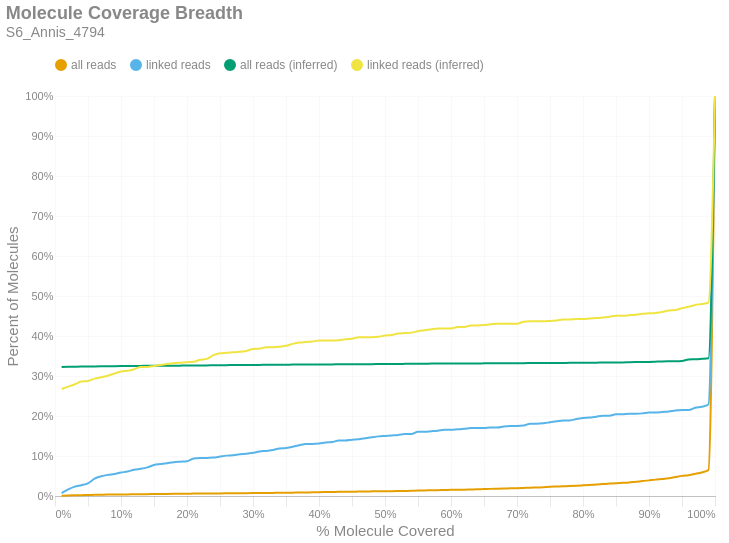

Notebook source saved alongside this figure:
### Markdown cell above
### Molecule Read Coverage
This chart shows molecule coverage breadth as computed by the number of bases aligned to that molecule. In other words, "*how much of each unique long molecule is actually sequenced/aligned?*" Keep in mind there is a distinction between sequences and alignments, since some sequences belonging to a particular molecule may not align well and wouldn't appear in the alignment data. This chart also shows molecule coverage breadth as computed by the *inferred fragment* from which the aligned sequences originate. Unlike read coverage, this calculation takes into account the total insert size, including unsequenced gaps between the forward and reverse reads. Like the previous figures, these are cumulative percents.

### Code cell
if SKIPLR:
    print_html(f"Skipped")
else:
    binned_df = consolidated_hist(valids['coverage_bp'], mask, 0.01, True)
    binned_df_inf = consolidated_hist(valids['coverage_inserts'], mask, 0.01, True)
    binned_df = binned_df.with_columns(pl.lit(binned_df_inf['all reads (cumsum)']).alias('all reads (inferred)'))
    binned_df = binned_df.with_columns(pl.lit(binned_df_inf['linked reads (cumsum)']).alias('linked reads (inferred)'))
    binned_df = binned_df.with_columns(
        (pl.col('bin').cast(pl.Float64) + 0.01).alias('right_edge')
    )

    with SafeRender(binned_df):
        (
            density_plot(binned_df, 'Molecule Coverage Breadth', samplename, 'molcov', ['all reads (inferred)','linked reads (inferred)'])
            .encode(
                #x=alt.X('bin:Q', title="% Molecule Covered").axis(format = '%').scale(padding=0),
                x=alt.X('right_edge:Q', title="% Molecule Covered").axis(format='%').scale(padding=0),
                y=alt.Y('value:Q', title='Percent of Molecules')
                    .axis(format='%')
                    .stack(False)
                    .scale(domainMin=0, padding=0),
                color=alt.Color("key:N").scale(domain = ["all reads", "linked reads", "all reads (inferred)", "linked reads (inferred)"]),
                tooltip = [
                    alt.Tooltip("key:N", title = "Data Type"),
                    alt.Tooltip("range_label:N", title="% Molecule Covered"),
                    alt.Tooltip("value:Q", format = ".2%", title="% Molecules")
                ]
            )
        ).display()

### Figure 1 — Vega-Lite specification as saved in the notebook (floating-point values rounded to 4 significant figures)
{"width": "container", "height": 400, "config": {"title": {"anchor": "start", "dy": -15, "fontSize": 18, "color": "#888888", "subtitleColor": "#888888", "subtitleFontSize": 14}, "arc": {"fill": "#0072B2"}, "axis": {"domainColor": "#888888", "domainWidth": 0.5, "gridWidth": 0.2, "grid": false, "titleFontWeight": 400, "titleFontSize": 15, "labelFontSize": 11, "labelColor": "#888888", "tickColor": "#888888", "tickWidth": 0.2, "titleColor": "#888888"}, "axisBand": {"grid": false}, "axisX": {"grid": true, "tickSize": 10, "domainCap": "round"}, "axisY": {"domain": false, "grid": true, "tickSize": 0, "domainCap": "round"}, "background": "transparent", "header": {"labelFontSize": 15, "labelColor": "#888888", "titleFontSize": 15, "titleFontWeight": 600, "titleColor": "#888888"}, "legend": {"labelFont": "sans-serif", "labelFontSize": 12, "labelColor": "#888888", "symbolSize": 100, "symbolType": "circle", "titleFontSize": 12, "titlePadding": 10, "titleColor": "#888888", "title": null, "orient": "top"}, "range": {"category": ["#E69F00", "#56B4E9", "#009E73", "#F0E442", "#0072B2", "#D55E00", "#CC79A7", "#000000"], "diverging": ["#cfe8f3", "#a2d4ec", "#73bfe2", "#46abdb", "#1696d2", "#12719e"]}, "area": {"fill": "#0072B2", "fillOpacity": 0.7, "line": true, "strokeOpacity": 0.7}, "line": {"color": "#0072B2", "stroke": "#0072B2", "strokeWidth": 2}, "trail": {"color": "#0072B2", "stroke": "#0072B2", "strokeWidth": 0, "size": 1}, "point": {"filled": true, "fillOpacity": 1.0, "size": 95}, "text": {"color": "#888888", "fontSize": 11, "align": "right", "fontWeight": 400, "size": 11}, "bar": {"fill": "#0072B2", "stroke": null}, "view": {"stroke": null, "continuousWidth": 660, "continuousHeight": 400}}, "data": {"name": "data-b93679744a948ad77817d5c40d833eaa"}, "mark": {"type": "line", "interpolate": "monotone", "point": {"opacity": 0, "size": 275}}, "encoding": {"color": {"field": "key", "scale": {"domain": ["all reads", "linked reads", "all reads (inferred)", "linked reads (inferred)"]}, "type": "nominal"}, "tooltip": [{"field": "key", "title": "Data Type", "type": "nominal"}, {"field": "range_label", "title": "% Molecule Covered", "type": "nominal"}, {"field": "value", "format": ".2%", "title": "% Molecules", "type": "quantitative"}], "x": {"axis": {"format": "%"}, "field": "right_edge", "scale": {"padding": 0}, "title": "% Molecule Covered", "type": "quantitative"}, "y": {"axis": {"format": "%"}, "field": "value", "scale": {"domainMin": 0, "padding": 0}, "stack": false, "title": "Percent of Molecules", "type": "quantitative"}}, "params": [{"name": "param_c36ac31b6afebe62", "select": {"type": "point", "fields": ["key"]}, "bind": "legend"}], "title": {"text": "Molecule Coverage Breadth", "subtitle": "S6_Annis_4794"}, "transform": [{"fold": ["all reads (cumsum)", "linked reads (cumsum)", "all reads (inferred)", "linked reads (inferred)"]}, {"calculate": "replace(datum.key, ' (cumsum)', '')", "as": "key"}, {"filter": {"param": "param_c36ac31b6afebe62"}}], "usermeta": {"embedOptions": {"downloadFileName": "S6_Annis_4794.molcov"}}, "$schema": "https://vega.github.io/schema/vega-lite/v6.1.0.json", "datasets": {"data-b93679744a948ad77817d5c40d833eaa": [{"bin": "0.0", "interval": "0.0-0.01", "all reads": 0.0006889, "linked reads": 0.007042, "all reads (cumsum)": 0.0006889, "linked reads (cumsum)": 0.007042, "range_label": "0.0-0.01", "all reads (inferred)": 0.3226, "linked reads (inferred)": 0.2676, "right_edge": 0.01}, {"bin": "0.01", "interval": "0.01-0.02", "all reads": 0.0006397, "linked reads": 0.00939, "all reads (cumsum)": 0.001329, "linked reads (cumsum)": 0.01643, "range_label": "0.01-0.02", "all reads (inferred)": 0.3229, "linked reads (inferred)": 0.2735, "right_edge": 0.02}, {"bin": "0.02", "interval": "0.02-0.03", "all reads": 0.0004428, "linked reads": 0.007042, "all reads (cumsum)": 0.001771, "linked reads (cumsum)": 0.02347, "range_label": "0.02-0.03", "all reads (inferred)": 0.3233, "linked reads (inferred)": 0.2793, "right_edge": 0.03}, {"bin": "0.03", "interval": "0.03-0.04", "all reads": 0.0003936, "linked reads": 0.003521, "all reads (cumsum)": 0.002165, "linked reads (cumsum)": 0.027, "range_label": "0.03-0.04", "all reads (inferred)": 0.3237, "linked reads (inferred)": 0.2864, "right_edge": 0.04}, {"bin": "0.04", "interval": "0.04-0.05", "all reads": 0.000246, "linked reads": 0.004695, "all reads (cumsum)": 0.002411, "linked reads (cumsum)": 0.03169, "range_label": "0.04-0.05", "all reads (inferred)": 0.3238, "linked reads (inferred)": 0.2876, "right_edge": 0.05}, {"bin": "0.05", "interval": "0.05-0.06", "all reads": 0.0005413, "linked reads": 0.01174, "all reads (cumsum)": 0.002952, "linked reads (cumsum)": 0.04343, "range_label": "0.05-0.06", "all reads (inferred)": 0.324, "linked reads (inferred)": 0.2934, "right_edge": 0.06}, {"bin": "0.06", "interval": "0.06-0.07", "all reads": 0.0003444, "linked reads": 0.005869, "all reads (cumsum)": 0.003297, "linked reads (cumsum)": 0.0493, "range_label": "0.06-0.07", "all reads (inferred)": 0.3242, "linked reads (inferred)": 0.2969, "right_edge": 0.07}, {"bin": "0.07", "interval": "0.07-0.08", "all reads": 0.0002952, "linked reads": 0.003521, "all reads (cumsum)": 0.003592, "linked reads (cumsum)": 0.05282, "range_label": "0.07-0.08", "all reads (inferred)": 0.3244, "linked reads (inferred)": 0.3005, "right_edge": 0.08}, {"bin": "0.08", "interval": "0.08-0.09", "all reads": 9.841e-05, "linked reads": 0.002347, "all reads (cumsum)": 0.00369, "linked reads (cumsum)": 0.05516, "range_label": "0.08-0.09", "all reads (inferred)": 0.3246, "linked reads (inferred)": 0.3063, "right_edge": 0.09}, {"bin": "0.09", "interval": "0.09-0.1", "all reads": 0.0001968, "linked reads": 0.003521, "all reads (cumsum)": 0.003887, "linked reads (cumsum)": 0.05869, "range_label": "0.09-0.1", "all reads (inferred)": 0.3248, "linked reads (inferred)": 0.311, "right_edge": 0.1}, {"bin": "0.1", "interval": "0.1-0.11", "all reads": 9.841e-05, "linked reads": 0.002347, "all reads (cumsum)": 0.003986, "linked reads (cumsum)": 0.06103, "range_label": "0.1-0.11", "all reads (inferred)": 0.3249, "linked reads (inferred)": 0.3134, "right_edge": 0.11}, {"bin": "0.11", "interval": "0.11-0.12", "all reads": 0.0003444, "linked reads": 0.004695, "all reads (cumsum)": 0.00433, "linked reads (cumsum)": 0.06573, "range_label": "0.11-0.12", "all reads (inferred)": 0.3251, "linked reads (inferred)": 0.3169, "right_edge": 0.12}, {"bin": "0.12", "interval": "0.12-0.13", "all reads": 0.0001476, "linked reads": 0.002347, "all reads (cumsum)": 0.004478, "linked reads (cumsum)": 0.06808, "range_label": "0.12-0.13", "all reads (inferred)": 0.3253, "linked reads (inferred)": 0.3228, "right_edge": 0.13}, {"bin": "0.13", "interval": "0.13-0.14", "all reads": 0.0001968, "linked reads": 0.003521, "all reads (cumsum)": 0.004675, "linked reads (cumsum)": 0.0716, "range_label": "0.13-0.14", "all reads (inferred)": 0.3253, "linked reads (inferred)": 0.3228, "right_edge": 0.14}, {"bin": "0.14", "interval": "0.14-0.15", "all reads": 0.0002952, "linked reads": 0.005869, "all reads (cumsum)": 0.00497, "linked reads (cumsum)": 0.07746, "range_label": "0.14-0.15", "all reads (inferred)": 0.3255, "linked reads (inferred)": 0.3251, "right_edge": 0.15}, {"bin": "0.15", "interval": "0.15-0.16", "all reads": 9.841e-05, "linked reads": 0.002347, "all reads (cumsum)": 0.005068, "linked reads (cumsum)": 0.07981, "range_label": "0.15-0.16", "all reads (inferred)": 0.3257, "linked reads (inferred)": 0.3275, "right_edge": 0.16}, {"bin": "0.16", "interval": "0.16-0.17", "all reads": 0.0001476, "linked reads": 0.002347, "all reads (cumsum)": 0.005216, "linked reads (cumsum)": 0.08216, "range_label": "0.16-0.17", "all reads (inferred)": 0.3258, "linked reads (inferred)": 0.3298, "right_edge": 0.17}, {"bin": "0.17", "interval": "0.17-0.18", "all reads": 9.841e-05, "linked reads": 0.002347, "all reads (cumsum)": 0.005314, "linked reads (cumsum)": 0.08451, "range_label": "0.17-0.18", "all reads (inferred)": 0.3259, "linked reads (inferred)": 0.3322, "right_edge": 0.18}, {"bin": "0.18", "interval": "0.18-0.19", "all reads": 9.841e-05, "linked reads": 0.001174, "all reads (cumsum)": 0.005413, "linked reads (cumsum)": 0.08568, "range_label": "0.18-0.19", "all reads (inferred)": 0.3259, "linked reads (inferred)": 0.3333, "right_edge": 0.19}, {"bin": "0.19", "interval": "0.19-0.2", "all reads": 0.0001476, "linked reads": 0.001174, "all reads (cumsum)": 0.00556, "linked reads (cumsum)": 0.08685, "range_label": "0.19-0.2", "all reads (inferred)": 0.326, "linked reads (inferred)": 0.3345, "right_edge": 0.2}, {"bin": "0.2", "interval": "0.2-0.21", "all reads": 0.0003936, "linked reads": 0.007042, "all reads (cumsum)": 0.005954, "linked reads (cumsum)": 0.0939, "range_label": "0.2-0.21", "all reads (inferred)": 0.3261, "linked reads (inferred)": 0.3357, "right_edge": 0.21}, {"bin": "0.21", "interval": "0.21-0.22", "all reads": 9.841e-05, "linked reads": 0.001174, "all reads (cumsum)": 0.006052, "linked reads (cumsum)": 0.09507, "range_label": "0.21-0.22", "all reads (inferred)": 0.3263, "linked reads (inferred)": 0.3404, "right_edge": 0.22}, {"bin": "0.22", "interval": "0.22-0.23", "all reads": 0.0001476, "linked reads": 0.0, "all reads (cumsum)": 0.0062, "linked reads (cumsum)": 0.09507, "range_label": "0.22-0.23", "all reads (inferred)": 0.3264, "linked reads (inferred)": 0.3427, "right_edge": 0.23}, {"bin": "0.23", "interval": "0.23-0.24", "all reads": 0.0001476, "linked reads": 0.001174, "all reads (cumsum)": 0.006347, "linked reads (cumsum)": 0.09624, "range_label": "0.23-0.24", "all reads (inferred)": 0.3269, "linked reads (inferred)": 0.3521, "right_edge": 0.24}, {"bin": "0.24", "interval": "0.24-0.25", "all reads": 9.841e-05, "linked reads": 0.002347, "all reads (cumsum)": 0.006446, "linked reads (cumsum)": 0.09859, "range_label": "0.24-0.25", "all reads (inferred)": 0.3271, "linked reads (inferred)": 0.3568, "right_edge": 0.25}, {"bin": "0.25", "interval": "0.25-0.26", "all reads": 0.0001968, "linked reads": 0.002347, "all reads (cumsum)": 0.006643, "linked reads (cumsum)": 0.1009, "range_label": "0.25-0.26", "all reads (inferred)": 0.3272, "linked reads (inferred)": 0.358, "right_edge": 0.26}, {"bin": "0.26", "interval": "0.26-0.27", "all reads": 0.000246, "linked reads": 0.001174, "all reads (cumsum)": 0.006889, "linked reads (cumsum)": 0.1021, "range_label": "0.26-0.27", "all reads (inferred)": 0.3272, "linked reads (inferred)": 0.3592, "right_edge": 0.27}, {"bin": "0.27", "interval": "0.27-0.28", "all reads": 9.841e-05, "linked reads": 0.002347, "all reads (cumsum)": 0.006987, "linked reads (cumsum)": 0.1045, "range_label": "0.27-0.28", "all reads (inferred)": 0.3273, "linked reads (inferred)": 0.3603, "right_edge": 0.28}, {"bin": "0.28", "interval": "0.28-0.29", "all reads": 9.841e-05, "linked reads": 0.001174, "all reads (cumsum)": 0.007086, "linked reads (cumsum)": 0.1056, "range_label": "0.28-0.29", "all reads (inferred)": 0.3275, "linked reads (inferred)": 0.3627, "right_edge": 0.29}, {"bin": "0.29", "interval": "0.29-0.3", "all reads": 0.0001476, "linked reads": 0.002347, "all reads (cumsum)": 0.007233, "linked reads (cumsum)": 0.108, "range_label": "0.29-0.3", "all reads (inferred)": 0.3277, "linked reads (inferred)": 0.3674, "right_edge": 0.3}, {"bin": "0.3", "interval": "0.3-0.31", "all reads": 0.0001968, "linked reads": 0.003521, "all reads (cumsum)": 0.00743, "linked reads (cumsum)": 0.1115, "range_label": "0.3-0.31", "all reads (inferred)": 0.3278, "linked reads (inferred)": 0.3685, "right_edge": 0.31}, {"bin": "0.31", "interval": "0.31-0.32", "all reads": 0.0001968, "linked reads": 0.001174, "all reads (cumsum)": 0.007627, "linked reads (cumsum)": 0.1127, "range_label": "0.31-0.32", "all reads (inferred)": 0.3281, "linked reads (inferred)": 0.3721, "right_edge": 0.32}, {"bin": "0.32", "interval": "0.32-0.33", "all reads": 0.0001476, "linked reads": 0.002347, "all reads (cumsum)": 0.007774, "linked reads (cumsum)": 0.115, "range_label": "0.32-0.33", "all reads (inferred)": 0.3282, "linked reads (inferred)": 0.3721, "right_edge": 0.33}, {"bin": "0.33", "interval": "0.33-0.34", "all reads": 0.0001476, "linked reads": 0.003521, "all reads (cumsum)": 0.007922, "linked reads (cumsum)": 0.1185, "range_label": "0.33-0.34", "all reads (inferred)": 0.3282, "linked reads (inferred)": 0.3732, "right_edge": 0.34}, {"bin": "0.34", "interval": "0.34-0.35", "all reads": 0.0001968, "linked reads": 0.001174, "all reads (cumsum)": 0.008119, "linked reads (cumsum)": 0.1197, "range_label": "0.34-0.35", "all reads (inferred)": 0.3283, "linked reads (inferred)": 0.3756, "right_edge": 0.35}, {"bin": "0.35", "interval": "0.35-0.36", "all reads": 0.000246, "linked reads": 0.003521, "all reads (cumsum)": 0.008365, "linked reads (cumsum)": 0.1232, "range_label": "0.35-0.36", "all reads (inferred)": 0.3285, "linked reads (inferred)": 0.3803, "right_edge": 0.36}, {"bin": "0.36", "interval": "0.36-0.37", "all reads": 0.0003936, "linked reads": 0.003521, "all reads (cumsum)": 0.008759, "linked reads (cumsum)": 0.1268, "range_label": "0.36-0.37", "all reads (inferred)": 0.3286, "linked reads (inferred)": 0.3838, "right_edge": 0.37}, {"bin": "0.37", "interval": "0.37-0.38", "all reads": 0.000246, "linked reads": 0.003521, "all reads (cumsum)": 0.009005, "linked reads (cumsum)": 0.1303, "range_label": "0.37-0.38", "all reads (inferred)": 0.3287, "linked reads (inferred)": 0.385, "right_edge": 0.38}, {"bin": "0.38", "interval": "0.38-0.39", "all reads": 9.841e-05, "linked reads": 0.0, "all reads (cumsum)": 0.009103, "linked reads (cumsum)": 0.1303, "range_label": "0.38-0.39", "all reads (inferred)": 0.3288, "linked reads (inferred)": 0.3862, "right_edge": 0.39}, {"bin": "0.39", "interval": "0.39-0.4", "all reads": 0.0004921, "linked reads": 0.001174, "all reads (cumsum)": 0.009595, "linked reads (cumsum)": 0.1315, "range_label": "0.39-0.4", "all reads (inferred)": 0.3289, "linked reads (inferred)": 0.3885, "right_edge": 0.4}, {"bin": "0.4", "interval": "0.4-0.41", "all reads": 0.000246, "linked reads": 0.002347, "all reads (cumsum)": 0.009841, "linked reads (cumsum)": 0.1338, "range_label": "0.4-0.41", "all reads (inferred)": 0.3289, "linked reads (inferred)": 0.3885, "right_edge": 0.41}, {"bin": "0.41", "interval": "0.41-0.42", "all reads": 0.0001968, "linked reads": 0.001174, "all reads (cumsum)": 0.01004, "linked reads (cumsum)": 0.135, "range_label": "0.41-0.42", "all reads (inferred)": 0.329, "linked reads (inferred)": 0.3885, "right_edge": 0.42}, {"bin": "0.42", "interval": "0.42-0.43", "all reads": 0.0002952, "linked reads": 0.003521, "all reads (cumsum)": 0.01033, "linked reads (cumsum)": 0.1385, "range_label": "0.42-0.43", "all reads (inferred)": 0.3291, "linked reads (inferred)": 0.3897, "right_edge": 0.43}, {"bin": "0.43", "interval": "0.43-0.44", "all reads": 0.0, "linked reads": 0.0, "all reads (cumsum)": 0.01033, "linked reads (cumsum)": 0.1385, "range_label": "0.43-0.44", "all reads (inferred)": 0.3293, "linked reads (inferred)": 0.392, "right_edge": 0.44}, {"bin": "0.44", "interval": "0.44-0.45", "all reads": 0.0003936, "linked reads": 0.002347, "all reads (cumsum)": 0.01073, "linked reads (cumsum)": 0.1408, "range_label": "0.44-0.45", "all reads (inferred)": 0.3294, "linked reads (inferred)": 0.3932, "right_edge": 0.45}, {"bin": "0.45", "interval": "0.45-0.46", "all reads": 0.000246, "linked reads": 0.001174, "all reads (cumsum)": 0.01097, "linked reads (cumsum)": 0.142, "range_label": "0.45-0.46", "all reads (inferred)": 0.3296, "linked reads (inferred)": 0.3967, "right_edge": 0.46}, {"bin": "0.46", "interval": "0.46-0.47", "all reads": 0.0003936, "linked reads": 0.002347, "all reads (cumsum)": 0.01137, "linked reads (cumsum)": 0.1444, "range_label": "0.46-0.47", "all reads (inferred)": 0.3297, "linked reads (inferred)": 0.3967, "right_edge": 0.47}, {"bin": "0.47", "interval": "0.47-0.48", "all reads": 0.0001968, "linked reads": 0.002347, "all reads (cumsum)": 0.01156, "linked reads (cumsum)": 0.1467, "range_label": "0.47-0.48", "all reads (inferred)": 0.3297, "linked reads (inferred)": 0.3967, "right_edge": 0.48}, {"bin": "0.48", "interval": "0.48-0.49", "all reads": 0.0001476, "linked reads": 0.002347, "all reads (cumsum)": 0.01171, "linked reads (cumsum)": 0.1491, "range_label": "0.48-0.49", "all reads (inferred)": 0.3298, "linked reads (inferred)": 0.3979, "right_edge": 0.49}, {"bin": "0.49", "interval": "0.49-0.5", "all reads": 0.000246, "linked reads": 0.001174, "all reads (cumsum)": 0.01196, "linked reads (cumsum)": 0.1502, "range_label": "0.49-0.5", "all reads (inferred)": 0.33, "linked reads (inferred)": 0.4014, "right_edge": 0.5}, {"bin": "0.5", "interval": "0.5-0.51", "all reads": 0.0001476, "linked reads": 0.001174, "all reads (cumsum)": 0.0121, "linked reads (cumsum)": 0.1514, "range_label": "0.5-0.51", "all reads (inferred)": 0.3301, "linked reads (inferred)": 0.4026, "right_edge": 0.51}, {"bin": "0.51", "interval": "0.51-0.52", "all reads": 0.000246, "linked reads": 0.001174, "all reads (cumsum)": 0.01235, "linked reads (cumsum)": 0.1526, "range_label": "0.51-0.52", "all reads (inferred)": 0.3303, "linked reads (inferred)": 0.4061, "right_edge": 0.52}, {"bin": "0.52", "interval": "0.52-0.53", "all reads": 0.0002952, "linked reads": 0.002347, "all reads (cumsum)": 0.01265, "linked reads (cumsum)": 0.1549, "range_label": "0.52-0.53", "all reads (inferred)": 0.3303, "linked reads (inferred)": 0.4073, "right_edge": 0.53}, {"bin": "0.53", "interval": "0.53-0.54", "all reads": 0.000246, "linked reads": 0.0, "all reads (cumsum)": 0.01289, "linked reads (cumsum)": 0.1549, "range_label": "0.53-0.54", "all reads (inferred)": 0.3304, "linked reads (inferred)": 0.4085, "right_edge": 0.54}, {"bin": "0.54", "interval": "0.54-0.55", "all reads": 0.0007381, "linked reads": 0.005869, "all reads (cumsum)": 0.01363, "linked reads (cumsum)": 0.1608, "range_label": "0.54-0.55", "all reads (inferred)": 0.3307, "linked reads (inferred)": 0.412, "right_edge": 0.55}, {"bin": "0.55", "interval": "0.55-0.56", "all reads": 0.0001968, "linked reads": 0.0, "all reads (cumsum)": 0.01383, "linked reads (cumsum)": 0.1608, "range_label": "0.55-0.56", "all reads (inferred)": 0.3308, "linked reads (inferred)": 0.4143, "right_edge": 0.56}, {"bin": "0.56", "interval": "0.56-0.57", "all reads": 0.0004428, "linked reads": 0.001174, "all reads (cumsum)": 0.01427, "linked reads (cumsum)": 0.162, "range_label": "0.56-0.57", "all reads (inferred)": 0.331, "linked reads (inferred)": 0.4167, "right_edge": 0.57}, {"bin": "0.57", "interval": "0.57-0.58", "all reads": 0.0003936, "linked reads": 0.001174, "all reads (cumsum)": 0.01466, "linked reads (cumsum)": 0.1631, "range_label": "0.57-0.58", "all reads (inferred)": 0.3311, "linked reads (inferred)": 0.419, "right_edge": 0.58}, {"bin": "0.58", "interval": "0.58-0.59", "all reads": 0.0002952, "linked reads": 0.002347, "all reads (cumsum)": 0.01496, "linked reads (cumsum)": 0.1655, "range_label": "0.58-0.59", "all reads (inferred)": 0.3311, "linked reads (inferred)": 0.419, "right_edge": 0.59}, {"bin": "0.59", "interval": "0.59-0.6", "all reads": 0.0004428, "linked reads": 0.0, "all reads (cumsum)": 0.0154, "linked reads (cumsum)": 0.1655, "range_label": "0.59-0.6", "all reads (inferred)": 0.3311, "linked reads (inferred)": 0.419, "right_edge": 0.6}, {"bin": "0.6", "interval": "0.6-0.61", "all reads": 0.0003444, "linked reads": 0.001174, "all reads (cumsum)": 0.01575, "linked reads (cumsum)": 0.1667, "range_label": "0.6-0.61", "all reads (inferred)": 0.3313, "linked reads (inferred)": 0.4225, "right_edge": 0.61}, {"bin": "0.61", "interval": "0.61-0.62", "all reads": 0.0001476, "linked reads": 0.001174, "all reads (cumsum)": 0.01589, "linked reads (cumsum)": 0.1678, "range_label": "0.61-0.62", "all reads (inferred)": 0.3313, "linked reads (inferred)": 0.4225, "right_edge": 0.62}, {"bin": "0.62", "interval": "0.62-0.63", "all reads": 0.0004921, "linked reads": 0.002347, "all reads (cumsum)": 0.01639, "linked reads (cumsum)": 0.1702, "range_label": "0.62-0.63", "all reads (inferred)": 0.3314, "linked reads (inferred)": 0.4261, "right_edge": 0.63}, {"bin": "0.63", "interval": "0.63-0.64", "all reads": 0.0004921, "linked reads": 0.0, "all reads (cumsum)": 0.01688, "linked reads (cumsum)": 0.1702, "range_label": "0.63-0.64", "all reads (inferred)": 0.3315, "linked reads (inferred)": 0.4261, "right_edge": 0.64}, {"bin": "0.64", "interval": "0.64-0.65", "all reads": 0.0003444, "linked reads": 0.0, "all reads (cumsum)": 0.01722, "linked reads (cumsum)": 0.1702, "range_label": "0.64-0.65", "all reads (inferred)": 0.3316, "linked reads (inferred)": 0.4272, "right_edge": 0.65}, {"bin": "0.65", "interval": "0.65-0.66", "all reads": 0.0005905, "linked reads": 0.001174, "all reads (cumsum)": 0.01781, "linked reads (cumsum)": 0.1714, "range_label": "0.65-0.66", "all reads (inferred)": 0.3317, "linked reads (inferred)": 0.4296, "right_edge": 0.66}, {"bin": "0.66", "interval": "0.66-0.67", "all reads": 0.0001968, "linked reads": 0.0, "all reads (cumsum)": 0.01801, "linked reads (cumsum)": 0.1714, "range_label": "0.66-0.67", "all reads (inferred)": 0.3317, "linked reads (inferred)": 0.4308, "right_edge": 0.67}, {"bin": "0.67", "interval": "0.67-0.68", "all reads": 0.0004428, "linked reads": 0.002347, "all reads (cumsum)": 0.01845, "linked reads (cumsum)": 0.1737, "range_label": "0.67-0.68", "all reads (inferred)": 0.3318, "linked reads (inferred)": 0.4308, "right_edge": 0.68}, {"bin": "0.68", "interval": "0.68-0.69", "all reads": 0.0006397, "linked reads": 0.001174, "all reads (cumsum)": 0.01909, "linked reads (cumsum)": 0.1749, "range_label": "0.68-0.69", "all reads (inferred)": 0.3319, "linked reads (inferred)": 0.4308, "right_edge": 0.69}, {"bin": "0.69", "interval": "0.69-0.7", "all reads": 0.0004921, "linked reads": 0.0, "all reads (cumsum)": 0.01958, "linked reads (cumsum)": 0.1749, "range_label": "0.69-0.7", "all reads (inferred)": 0.3319, "linked reads (inferred)": 0.4308, "right_edge": 0.7}, {"bin": "0.7", "interval": "0.7-0.71", "all reads": 0.0005905, "linked reads": 0.001174, "all reads (cumsum)": 0.02017, "linked reads (cumsum)": 0.1761, "range_label": "0.7-0.71", "all reads (inferred)": 0.3322, "linked reads (inferred)": 0.4354, "right_edge": 0.71}, {"bin": "0.71", "interval": "0.71-0.72", "all reads": 0.0005905, "linked reads": 0.004695, "all reads (cumsum)": 0.02076, "linked reads (cumsum)": 0.1808, "range_label": "0.71-0.72", "all reads (inferred)": 0.3323, "linked reads (inferred)": 0.4366, "right_edge": 0.72}, {"bin": "0.72", "interval": "0.72-0.73", "all reads": 0.0004428, "linked reads": 0.0, "all reads (cumsum)": 0.02121, "linked reads (cumsum)": 0.1808, "range_label": "0.72-0.73", "all reads (inferred)": 0.3323, "linked reads (inferred)": 0.4366, "right_edge": 0.73}, {"bin": "0.73", "interval": "0.73-0.74", "all reads": 0.0007873, "linked reads": 0.001174, "all reads (cumsum)": 0.02199, "linked reads (cumsum)": 0.1819, "range_label": "0.73-0.74", "all reads (inferred)": 0.3323, "linked reads (inferred)": 0.4366, "right_edge": 0.74}, {"bin": "0.74", "interval": "0.74-0.75", "all reads": 0.0009841, "linked reads": 0.002347, "all reads (cumsum)": 0.02298, "linked reads (cumsum)": 0.1843, "range_label": "0.74-0.75", "all reads (inferred)": 0.3324, "linked reads (inferred)": 0.4378, "right_edge": 0.75}, {"bin": "0.75", "interval": "0.75-0.76", "all reads": 0.0006889, "linked reads": 0.002347, "all reads (cumsum)": 0.02367, "linked reads (cumsum)": 0.1866, "range_label": "0.75-0.76", "all reads (inferred)": 0.3326, "linked reads (inferred)": 0.439, "right_edge": 0.76}, {"bin": "0.76", "interval": "0.76-0.77", "all reads": 0.0006889, "linked reads": 0.002347, "all reads (cumsum)": 0.02436, "linked reads (cumsum)": 0.189, "range_label": "0.76-0.77", "all reads (inferred)": 0.3328, "linked reads (inferred)": 0.4413, "right_edge": 0.77}, {"bin": "0.77", "interval": "0.77-0.78", "all reads": 0.0006397, "linked reads": 0.0, "all reads (cumsum)": 0.025, "linked reads (cumsum)": 0.189, "range_label": "0.77-0.78", "all reads (inferred)": 0.3328, "linked reads (inferred)": 0.4413, "right_edge": 0.78}, {"bin": "0.78", "interval": "0.78-0.79", "all reads": 0.0007381, "linked reads": 0.003521, "all reads (cumsum)": 0.02573, "linked reads (cumsum)": 0.1925, "range_label": "0.78-0.79", "all reads (inferred)": 0.3329, "linked reads (inferred)": 0.4425, "right_edge": 0.79}, {"bin": "0.79", "interval": "0.79-0.8", "all reads": 0.0008857, "linked reads": 0.002347, "all reads (cumsum)": 0.02662, "linked reads (cumsum)": 0.1948, "range_label": "0.79-0.8", "all reads (inferred)": 0.3332, "linked reads (inferred)": 0.4425, "right_edge": 0.8}, {"bin": "0.8", "interval": "0.8-0.81", "all reads": 0.0009349, "linked reads": 0.001174, "all reads (cumsum)": 0.02755, "linked reads (cumsum)": 0.196, "range_label": "0.8-0.81", "all reads (inferred)": 0.3333, "linked reads (inferred)": 0.4437, "right_edge": 0.81}, {"bin": "0.81", "interval": "0.81-0.82", "all reads": 0.0009841, "linked reads": 0.002347, "all reads (cumsum)": 0.02854, "linked reads (cumsum)": 0.1984, "range_label": "0.81-0.82", "all reads (inferred)": 0.3334, "linked reads (inferred)": 0.4448, "right_edge": 0.82}, {"bin": "0.82", "interval": "0.82-0.83", "all reads": 0.001427, "linked reads": 0.002347, "all reads (cumsum)": 0.02997, "linked reads (cumsum)": 0.2007, "range_label": "0.82-0.83", "all reads (inferred)": 0.3337, "linked reads (inferred)": 0.446, "right_edge": 0.83}, {"bin": "0.83", "interval": "0.83-0.84", "all reads": 0.0009841, "linked reads": 0.0, "all reads (cumsum)": 0.03095, "linked reads (cumsum)": 0.2007, "range_label": "0.83-0.84", "all reads (inferred)": 0.3339, "linked reads (inferred)": 0.4484, "right_edge": 0.84}, {"bin": "0.84", "interval": "0.84-0.85", "all reads": 0.0008857, "linked reads": 0.003521, "all reads (cumsum)": 0.03184, "linked reads (cumsum)": 0.2042, "range_label": "0.84-0.85", "all reads (inferred)": 0.334, "linked reads (inferred)": 0.4507, "right_edge": 0.85}, {"bin": "0.85", "interval": "0.85-0.86", "all reads": 0.0009841, "linked reads": 0.0, "all reads (cumsum)": 0.03282, "linked reads (cumsum)": 0.2042, "range_label": "0.85-0.86", "all reads (inferred)": 0.3341, "linked reads (inferred)": 0.4507, "right_edge": 0.86}, {"bin": "0.86", "interval": "0.86-0.87", "all reads": 0.001181, "linked reads": 0.001174, "all reads (cumsum)": 0.034, "linked reads (cumsum)": 0.2054, "range_label": "0.86-0.87", "all reads (inferred)": 0.3344, "linked reads (inferred)": 0.4519, "right_edge": 0.87}, {"bin": "0.87", "interval": "0.87-0.88", "all reads": 0.00187, "linked reads": 0.0, "all reads (cumsum)": 0.03587, "linked reads (cumsum)": 0.2054, "range_label": "0.87-0.88", "all reads (inferred)": 0.3347, "linked reads (inferred)": 0.4531, "right_edge": 0.88}, {"bin": "0.88", "interval": "0.88-0.89", "all reads": 0.001329, "linked reads": 0.001174, "all reads (cumsum)": 0.0372, "linked reads (cumsum)": 0.2066, "range_label": "0.88-0.89", "all reads (inferred)": 0.3348, "linked reads (inferred)": 0.4554, "right_edge": 0.89}, {"bin": "0.89", "interval": "0.89-0.9", "all reads": 0.00187, "linked reads": 0.002347, "all reads (cumsum)": 0.03907, "linked reads (cumsum)": 0.2089, "range_label": "0.89-0.9", "all reads (inferred)": 0.335, "linked reads (inferred)": 0.4566, "right_edge": 0.9}, {"bin": "0.9", "interval": "0.9-0.91", "all reads": 0.00187, "linked reads": 0.0, "all reads (cumsum)": 0.04094, "linked reads (cumsum)": 0.2089, "range_label": "0.9-0.91", "all reads (inferred)": 0.3358, "linked reads (inferred)": 0.4577, "right_edge": 0.91}, {"bin": "0.91", "interval": "0.91-0.92", "all reads": 0.001378, "linked reads": 0.001174, "all reads (cumsum)": 0.04232, "linked reads (cumsum)": 0.2101, "range_label": "0.91-0.92", "all reads (inferred)": 0.3365, "linked reads (inferred)": 0.4601, "right_edge": 0.92}, {"bin": "0.92", "interval": "0.92-0.93", "all reads": 0.001821, "linked reads": 0.001174, "all reads (cumsum)": 0.04414, "linked reads (cumsum)": 0.2113, "range_label": "0.92-0.93", "all reads (inferred)": 0.3368, "linked reads (inferred)": 0.4636, "right_edge": 0.93}, {"bin": "0.93", "interval": "0.93-0.94", "all reads": 0.003149, "linked reads": 0.002347, "all reads (cumsum)": 0.04729, "linked reads (cumsum)": 0.2136, "range_label": "0.93-0.94", "all reads (inferred)": 0.3369, "linked reads (inferred)": 0.4648, "right_edge": 0.94}, {"bin": "0.94", "interval": "0.94-0.95", "all reads": 0.003002, "linked reads": 0.001174, "all reads (cumsum)": 0.05029, "linked reads (cumsum)": 0.2148, "range_label": "0.94-0.95", "all reads (inferred)": 0.3377, "linked reads (inferred)": 0.4695, "right_edge": 0.95}, {"bin": "0.95", "interval": "0.95-0.96", "all reads": 0.00187, "linked reads": 0.0, "all reads (cumsum)": 0.05216, "linked reads (cumsum)": 0.2148, "range_label": "0.95-0.96", "all reads (inferred)": 0.3413, "linked reads (inferred)": 0.473, "right_edge": 0.96}, {"bin": "0.96", "interval": "0.96-0.97", "all reads": 0.003149, "linked reads": 0.005869, "all reads (cumsum)": 0.05531, "linked reads (cumsum)": 0.2207, "range_label": "0.96-0.97", "all reads (inferred)": 0.3419, "linked reads (inferred)": 0.4777, "right_edge": 0.97}, {"bin": "0.97", "interval": "0.97-0.98", "all reads": 0.003641, "linked reads": 0.002347, "all reads (cumsum)": 0.05895, "linked reads (cumsum)": 0.223, "range_label": "0.97-0.98", "all reads (inferred)": 0.343, "linked reads (inferred)": 0.48, "right_edge": 0.98}, {"bin": "0.98", "interval": "0.98-0.99", "all reads": 0.005609, "linked reads": 0.005869, "all reads (cumsum)": 0.06456, "linked reads (cumsum)": 0.2289, "range_label": "0.98-0.99", "all reads (inferred)": 0.3443, "linked reads (inferred)": 0.4836, "right_edge": 0.99}, {"bin": "0.99", "interval": "0.99-1.0", "all reads": 0.9354, "linked reads": 0.7711, "all reads (cumsum)": 1.0, "linked reads (cumsum)": 1.0, "range_label": "0.99-1.0", "all reads (inferred)": 1.0, "linked reads (inferred)": 1.0, "right_edge": 1.0}]}}
